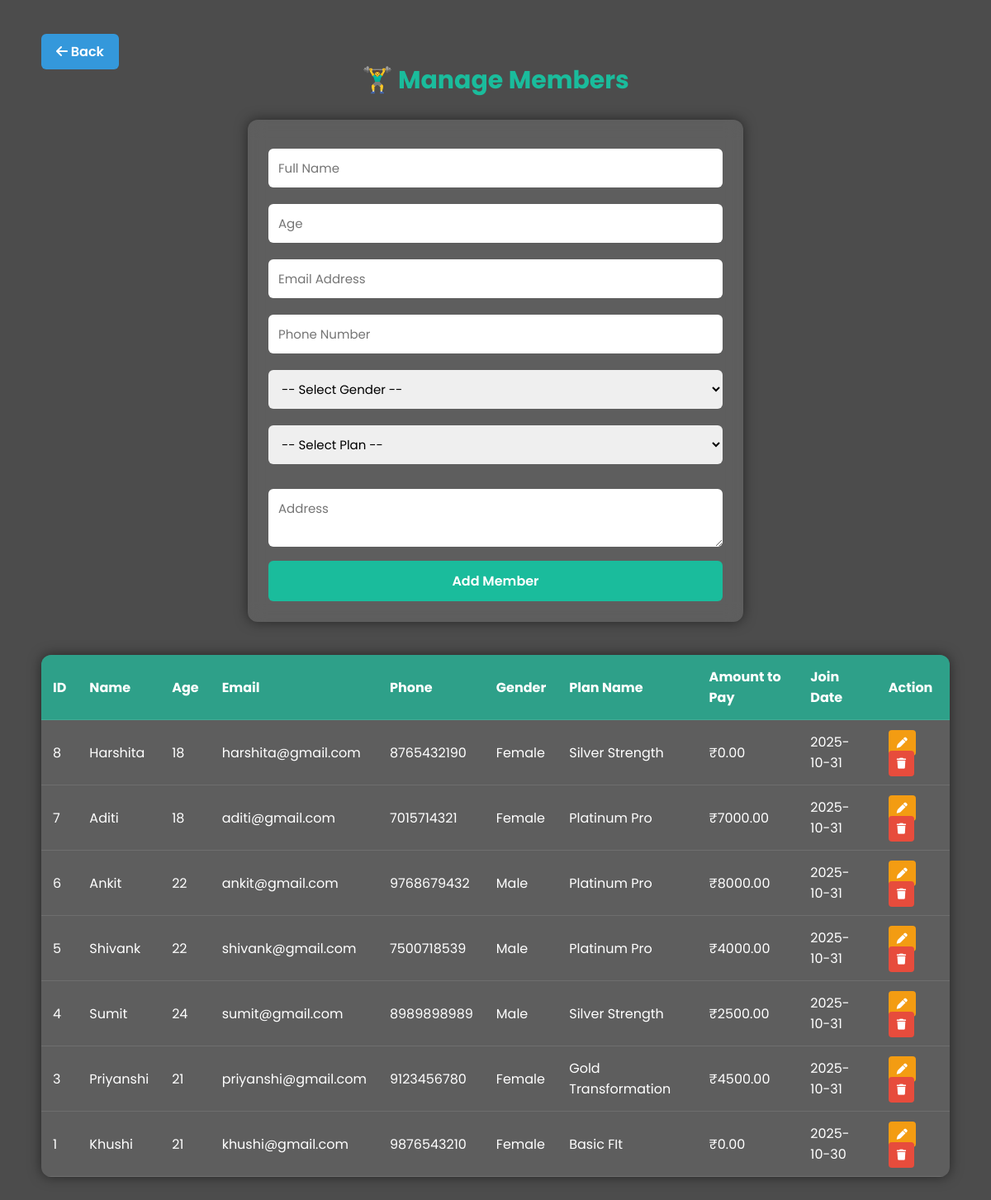
Screenshot of /members.php (signed in) with the database file from the repository.
### tables this page shows
CREATE TABLE `Member` (
  `member_id` int(11) NOT NULL,
  `name` varchar(50) NOT NULL,
  `email` varchar(50) NOT NULL,
  `phone` varchar(15) NOT NULL,
  `gender` enum('Male','Female','Other') NOT NULL,
  `join_date` date NOT NULL,
  `plan_id` int(11) NOT NULL,
  `address` varchar(100) NOT NULL,
  `created_at` datetime NOT NULL,
  `age` int(11) NOT NULL,
  `amount_to_pay` decimal(10,2) NOT NULL
);

CREATE TABLE `Plan` (
  `plan_id` int(11) NOT NULL,
  `plan_name` varchar(100) NOT NULL,
  `duration_month` int(11) NOT NULL,
  `price` int(11) NOT NULL
);

### members.php (the view, shortened to what this page needs)
<?php
include("database.php");
$result = mysqli_query($conn, "
    SELECT m.*, p.plan_name
    FROM Member m
    LEFT JOIN Plan p ON m.plan_id = p.plan_id
    ORDER BY m.member_id DESC
");
$edit_mode = false;
?>
<!DOCTYPE html>
<html lang="en">
<head>
<link rel="stylesheet" href="https://cdnjs.cloudflare.com/ajax/libs/font-awesome/6.5.0/css/all.min.css">
</head>
<body>
<div class="container">
    <a href="dashboard.php" class="btn-back"><i class="fa-solid fa-arrow-left"></i> Back</a>
    <h1>🏋️‍♂️ Manage Members</h1>
    <div class="form-container">
        <form method="POST" action="" autocomplete="off">
            <input type="text" name="name" placeholder="Full Name"
                value="<?php echo $edit_mode ? htmlspecialchars($edit_data['name']) : ''; ?>" required>
            <input type="number" name="age" placeholder="Age" min="10" max="100"
                value="<?php echo $edit_mode ? htmlspecialchars($edit_data['age']) : ''; ?>" required>
            <input type="email" name="email" placeholder="Email Address"
                value="<?php echo $edit_mode ? htmlspecialchars($edit_data['email']) : ''; ?>" required>
            <input type="text" name="phone" placeholder="Phone Number"
                value="<?php echo $edit_mode ? htmlspecialchars($edit_data['phone']) : ''; ?>" required>
            <select name="gender" required>
                <option value="">-- Select Gender --</option>
            </select>
            <select name="plan_id" id="planSelect" required>
                <option value="">-- Select Plan --</option>
            </select>
            <textarea name="address" placeholder="Address" required><?php echo $edit_mode ? htmlspecialchars($edit_data['address']) : ''; ?></textarea>
            <?php if ($edit_mode): ?>
                <button type="submit" name="update_member">Update Member</button>
                <a href="members.php" style="display:block;text-align:center;margin-top:10px;color:#fff;">Cancel Edit</a>
            <?php else: ?>
                <button type="submit" name="add_member">Add Member</button>
            <?php endif; ?>
        </form>
    </div>
    <table>
        <tr>
            <th>ID</th>
            <th>Name</th>
            <th>Age</th>
            <th>Email</th>
            <th>Phone</th>
            <th>Gender</th>
            <th>Plan Name</th>
            <th>Amount to Pay</th>
            <th>Join Date</th>
            <th>Action</th>
        </tr>
        <?php
        if (mysqli_num_rows($result) > 0) {
            while ($row = mysqli_fetch_assoc($result)) {
                echo "<tr>
                    <td>{$row['member_id']}</td>
                    <td>{$row['name']}</td>
                    <td>{$row['age']}</td>
                    <td>{$row['email']}</td>
                    <td>{$row['phone']}</td>
                    <td>{$row['gender']}</td>
                    <td>" . ($row['plan_name'] ? $row['plan_name'] : 'N/A') . "</td>
                    <td>₹{$row['amount_to_pay']}</td>
                    <td>{$row['join_date']}</td>
                    <td>
                        <a href='members.php?edit={$row['member_id']}' class='btn btn-edit'><i class='fa-solid fa-pen'></i></a>
                        <a href='members.php?delete={$row['member_id']}' class='btn btn-delete' onclick=\"return confirm('Are you sure you want to delete this member?');\"><i class='fa-solid fa-trash'></i></a>
                    </td>
                </tr>";
            }
        } else {
            echo "<tr><td colspan='10' style='text-align:center;'>No members found.</td></tr>";
        }
        ?>
    </table>
</div>
</body>
</html>

### members.php (style rules this page uses)
* { box-sizing: border-box; margin: 0; padding: 0; font-family: 'Poppins', sans-serif; }
body { background: url('https://images.unsplash.com/photo-1571019613454-1cb2f99b2d8b?auto=format&fit=crop&w=1920&q=80') no-repeat center center/cover; color: #fff; min-height: 100vh; position: relative; }
body::before { content: ""; position: absolute; top: 0; left: 0; width: 100%; height: 100%; background: rgba(0,0,0,0.7); z-index: 0; }
.container { position: relative; z-index: 2; padding: 50px; }
h1 { text-align: center; font-size: 30px; margin-bottom: 25px; color: #1abc9c; }
.btn-back { background: #3498db; color: #fff; text-decoration: none; padding: 10px 18px; border-radius: 6px; font-weight: 600; transition: 0.3s; }
.form-container { background: rgba(255,255,255,0.1); padding: 25px; border-radius: 12px; backdrop-filter: blur(10px); box-shadow: 0 0 15px rgba(0,0,0,0.5); max-width: 600px; margin: 0 auto 40px; }
form input, form select, textarea { width: 100%; padding: 12px; margin: 10px 0; border-radius: 6px; border: none; font-size: 15px; }
form button { background: #1abc9c; color: #fff; border: none; padding: 12px; width: 100%; border-radius: 6px; font-size: 16px; font-weight: 600; cursor: pointer; transition: 0.3s; }
table { width: 100%; border-collapse: collapse; background: rgba(255,255,255,0.1); border-radius: 12px; overflow: hidden; box-shadow: 0 0 15px rgba(0,0,0,0.5); }
th, td { padding: 14px; text-align: left; border-bottom: 1px solid rgba(255,255,255,0.1); }
th { background: rgba(26,188,156,0.7); color: #fff; }
.btn { padding: 6px 10px; border-radius: 4px; text-decoration: none; font-size: 13px; color: #fff; transition: 0.3s; }
.btn-edit { background: #f39c12; }
.btn-delete { background: #e74c3c; }

### rows the page displays
member: member_id "8", name "Harshita", age "18", email "harshita@gmail.com", phone "8765432190", gender "Female", plan.plan_name "Silver Strength", amount_to_pay "0.00", join_date "2025-10-31"
member: member_id "7", name "Aditi", age "18", email "aditi@gmail.com", phone "7015714321", gender "Female", plan.plan_name "Platinum Pro", amount_to_pay "7000.00", join_date "2025-10-31"
member: member_id "6", name "Ankit", age "22", email "ankit@gmail.com", phone "9768679432", gender "Male", plan.plan_name "Platinum Pro", amount_to_pay "8000.00", join_date "2025-10-31"
member: member_id "5", name "Shivank", age "22", email "shivank@gmail.com", phone "7500718539", gender "Male", plan.plan_name "Platinum Pro", amount_to_pay "4000.00", join_date "2025-10-31"
member: member_id "4", name "Sumit", age "24", email "sumit@gmail.com", phone "8989898989", gender "Male", plan.plan_name "Silver Strength", amount_to_pay "2500.00", join_date "2025-10-31"
member: member_id "3", name "Priyanshi", age "21", email "priyanshi@gmail.com", phone "9123456780", gender "Female", plan.plan_name "Gold Transformation", amount_to_pay "4500.00", join_date "2025-10-31"
member: member_id "1", name "Khushi", age "21", email "khushi@gmail.com", phone "9876543210", gender "Female", plan.plan_name "Basic FIt", amount_to_pay "0.00", join_date "2025-10-30"
